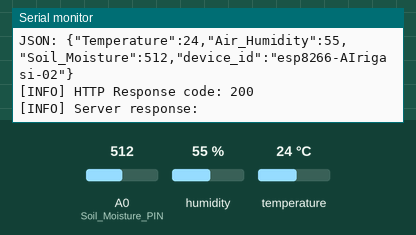
A sketch run on a simulated ESP8266 (NodeMCU). On the bench: the last lines printed to the serial monitor. The inputs (shaded band) are chosen by the test bench; at power-on: humidity 55 %, A0 (Soil_Moisture_PIN) = 512, temperature 24 °C. WiFi joins after 1.5 s; servers stay silent unless stated; uploads are accepted with an empty reply.

Above: at 4.2 s.
4.3 s: humidity set to 22 %
11.9 s: A0 (Soil_Moisture_PIN) set to 716
At 13.43 s:
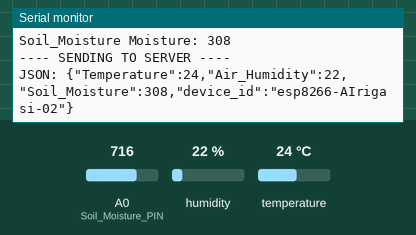
19.5 s: temperature set to 12 °C
At 24.5 s:
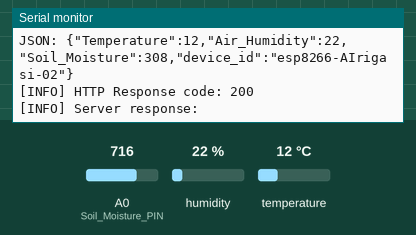
27.1 s: A0 (Soil_Moisture_PIN) set to 900
At 34.5 s:
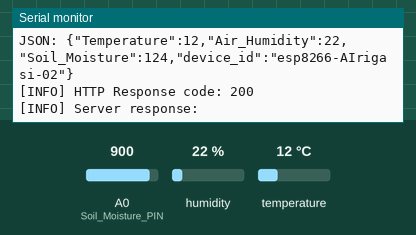
34.7 s: humidity set to 40 %
Timing chart, 0 to 37.7 s (numbered marks = the images above; inputs shaded):
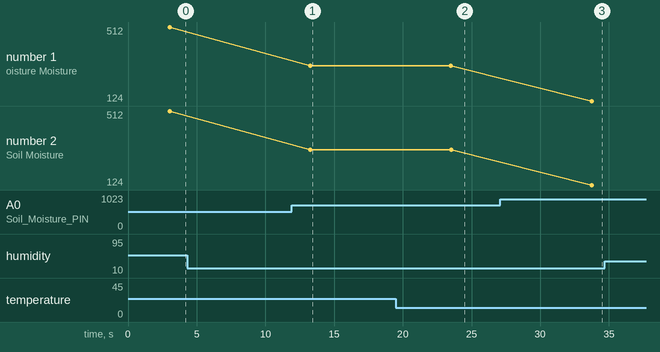

The sketch:

esp8266_AIrigasi.ino
```cpp
#include <ESP8266WiFi.h>
#include <ESP8266HTTPClient.h>
#include <WiFiClient.h>
#include <ArduinoJson.h>
#include "DHT.h"

// WiFi credentials
const char* ssid = "Rakha";
const char* password = "**********";

// Server API endpoint
const char* serverName = "https://airigasi-production.up.railway.app/api/sensors";

// DHT setup
#define DHTPIN D7
#define DHTTYPE DHT11
DHT dht(DHTPIN, DHTTYPE);

// Soil_Moisture moisture analog pin
#define Soil_Moisture_PIN A0

// Device ID
String deviceID = "esp8266-AIrigasi-02";

void setup() {
  Serial.begin(115200);
  delay(1000);
  dht.begin();

  Serial.println("[INFO] Connecting to WiFi...");
  WiFi.begin(ssid, password);
  while (WiFi.status() != WL_CONNECTED) {
    delay(1000);
    Serial.print(".");
  }
  Serial.println("\n[INFO] Connected to WiFi!");
  Serial.print("[INFO] IP Address: ");
  Serial.println(WiFi.localIP());
}

void loop() {
  if (WiFi.status() == WL_CONNECTED) {
    float Temperature = dht.readTemperature();
    float Air_Humidity = dht.readHumidity();
    int Soil_Moisture = (1024 - analogRead(Soil_Moisture_PIN));

    Serial.println("---- SENSOR READINGS ----");
    Serial.print("Temperature: ");
    Serial.print(Temperature);
    Serial.println(" °C");

    Serial.print("Air_Humidity: ");
    Serial.print(Air_Humidity);
    Serial.println(" %");

    Serial.print("Soil_Moisture Moisture: ");
    Serial.println(Soil_Moisture);

    if (isnan(Temperature) || isnan(Air_Humidity)) {
      Serial.println("[ERROR] Failed to read from DHT sensor!");
      return;
    }

    StaticJsonDocument<256> jsonDoc;
    jsonDoc["Temperature"] = Temperature;
    jsonDoc["Air_Humidity"] = Air_Humidity;
    jsonDoc["Soil_Moisture"] = Soil_Moisture;
    jsonDoc["device_id"] = deviceID;

    String jsonData;
    serializeJson(jsonDoc, jsonData);

    Serial.println("---- SENDING TO SERVER ----");
    Serial.print("JSON: ");
    Serial.println(jsonData);

    WiFiClientSecure client;
    client.setInsecure(); // ⚠ only for testing

    HTTPClient http;
    http.begin(client, serverName);
    http.addHeader("Content-Type", "application/json");

    int httpResponseCode = http.POST(jsonData);

    if (httpResponseCode > 0) {
      Serial.print("[INFO] HTTP Response code: ");
      Serial.println(httpResponseCode);
      String response = http.getString();
      Serial.println("[INFO] Server response:");
      Serial.println(response);
    } else {
      Serial.print("[ERROR] Failed HTTP POST, code: ");
      Serial.println(httpResponseCode);
    }

    http.end();
  } else {
    Serial.println("[ERROR] WiFi Disconnected");
  }

  delay(10000); // Wait 10 seconds
}
```

Measured:
- after the input at 11.9 s, the serial monitor: prints a new line after 1.4 s (image 1)
- after the input at 19.5 s, the serial monitor: prints a new line after 4.0 s (image 2)
- after the input at 27.1 s, the serial monitor: prints a new line after 6.6 s (image 3)
- plotted number 1: 512 → 308 after the input at 11.9 s, 308 → 124 after the input at 27.1 s
- plotted number 2: 512 → 308 after the input at 11.9 s, 308 → 124 after the input at 27.1 s
